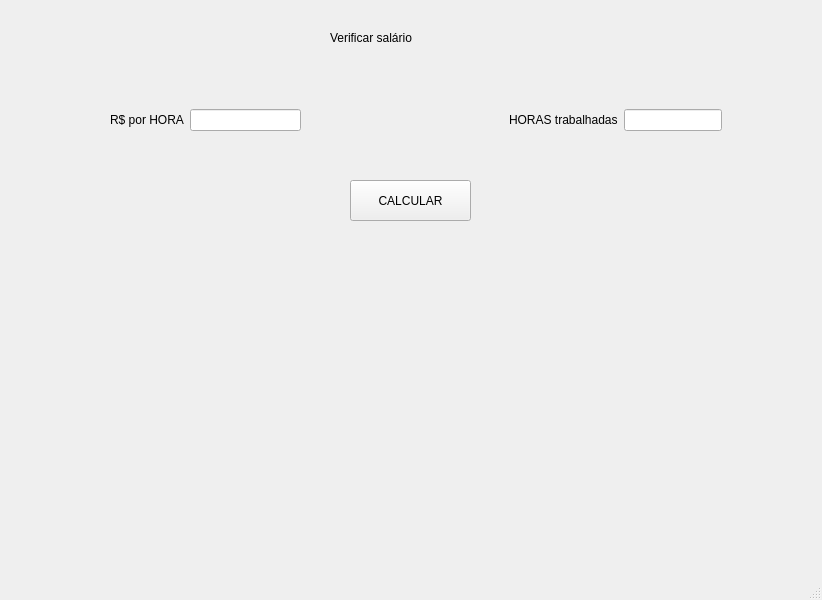
<?xml version="1.0" encoding="UTF-8"?>
<ui version="4.0">
 <class>MainWindow</class>
 <widget class="QMainWindow" name="MainWindow">
  <property name="geometry">
   <rect>
    <x>0</x>
    <y>0</y>
    <width>822</width>
    <height>600</height>
   </rect>
  </property>
  <property name="windowTitle">
   <string>MainWindow</string>
  </property>
  <widget class="QWidget" name="centralwidget">
   <widget class="QLabel" name="label">
    <property name="geometry">
     <rect>
      <x>330</x>
      <y>20</y>
      <width>195</width>
      <height>35</height>
     </rect>
    </property>
    <property name="styleSheet">
     <string notr="true">font: 75 22pt &quot;MS Shell Dlg 2&quot;;</string>
    </property>
    <property name="text">
     <string>Verificar salário</string>
    </property>
   </widget>
   <widget class="QWidget" name="horizontalLayoutWidget">
    <property name="geometry">
     <rect>
      <x>0</x>
      <y>80</y>
      <width>411</width>
      <height>80</height>
     </rect>
    </property>
    <layout class="QHBoxLayout" name="horizontalLayout">
     <item>
      <spacer name="horizontalSpacer">
       <property name="orientation">
        <enum>Qt::Horizontal</enum>
       </property>
       <property name="sizeHint" stdset="0">
        <size>
         <width>40</width>
         <height>20</height>
        </size>
       </property>
      </spacer>
     </item>
     <item>
      <widget class="QLabel" name="label_2">
       <property name="styleSheet">
        <string notr="true">font: 10pt &quot;MS Shell Dlg 2&quot;;</string>
       </property>
       <property name="text">
        <string>R$ por HORA</string>
       </property>
      </widget>
     </item>
     <item>
      <widget class="QLineEdit" name="qtdHora">
       <property name="styleSheet">
        <string notr="true">width: 20%;</string>
       </property>
      </widget>
     </item>
     <item>
      <spacer name="horizontalSpacer_2">
       <property name="orientation">
        <enum>Qt::Horizontal</enum>
       </property>
       <property name="sizeHint" stdset="0">
        <size>
         <width>40</width>
         <height>20</height>
        </size>
       </property>
      </spacer>
     </item>
    </layout>
   </widget>
   <widget class="QWidget" name="horizontalLayoutWidget_2">
    <property name="geometry">
     <rect>
      <x>410</x>
      <y>80</y>
      <width>411</width>
      <height>80</height>
     </rect>
    </property>
    <layout class="QHBoxLayout" name="horizontalLayout_2">
     <item>
      <spacer name="horizontalSpacer_3">
       <property name="orientation">
        <enum>Qt::Horizontal</enum>
       </property>
       <property name="sizeHint" stdset="0">
        <size>
         <width>40</width>
         <height>20</height>
        </size>
       </property>
      </spacer>
     </item>
     <item>
      <widget class="QLabel" name="label_3">
       <property name="styleSheet">
        <string notr="true">font: 10pt &quot;MS Shell Dlg 2&quot;;</string>
       </property>
       <property name="text">
        <string>HORAS trabalhadas</string>
       </property>
      </widget>
     </item>
     <item>
      <widget class="QLineEdit" name="horasTrabalhadas">
       <property name="styleSheet">
        <string notr="true">width: 20%;</string>
       </property>
      </widget>
     </item>
     <item>
      <spacer name="horizontalSpacer_4">
       <property name="orientation">
        <enum>Qt::Horizontal</enum>
       </property>
       <property name="sizeHint" stdset="0">
        <size>
         <width>40</width>
         <height>20</height>
        </size>
       </property>
      </spacer>
     </item>
    </layout>
   </widget>
   <widget class="QPushButton" name="btnCalcular">
    <property name="geometry">
     <rect>
      <x>350</x>
      <y>180</y>
      <width>121</width>
      <height>41</height>
     </rect>
    </property>
    <property name="styleSheet">
     <string notr="true">font: 12pt &quot;MS Shell Dlg 2&quot;;</string>
    </property>
    <property name="text">
     <string>CALCULAR</string>
    </property>
   </widget>
   <widget class="QWidget" name="horizontalLayoutWidget_3">
    <property name="geometry">
     <rect>
      <x>0</x>
      <y>270</y>
      <width>821</width>
      <height>80</height>
     </rect>
    </property>
    <layout class="QHBoxLayout" name="horizontalLayout_3">
     <item>
      <spacer name="horizontalSpacer_5">
       <property name="orientation">
        <enum>Qt::Horizontal</enum>
       </property>
       <property name="sizeHint" stdset="0">
        <size>
         <width>40</width>
         <height>20</height>
        </size>
       </property>
      </spacer>
     </item>
     <item>
      <widget class="QLabel" name="salarioFinal">
       <property name="styleSheet">
        <string notr="true">font: 20pt &quot;MS Shell Dlg 2&quot;;
color: green;</string>
       </property>
       <property name="text">
        <string/>
       </property>
      </widget>
     </item>
     <item>
      <spacer name="horizontalSpacer_6">
       <property name="orientation">
        <enum>Qt::Horizontal</enum>
       </property>
       <property name="sizeHint" stdset="0">
        <size>
         <width>40</width>
         <height>20</height>
        </size>
       </property>
      </spacer>
     </item>
    </layout>
   </widget>
  </widget>
  <widget class="QMenuBar" name="menubar">
   <property name="geometry">
    <rect>
     <x>0</x>
     <y>0</y>
     <width>822</width>
     <height>21</height>
    </rect>
   </property>
  </widget>
  <widget class="QStatusBar" name="statusbar"/>
 </widget>
 <resources/>
 <connections/>
</ui>
